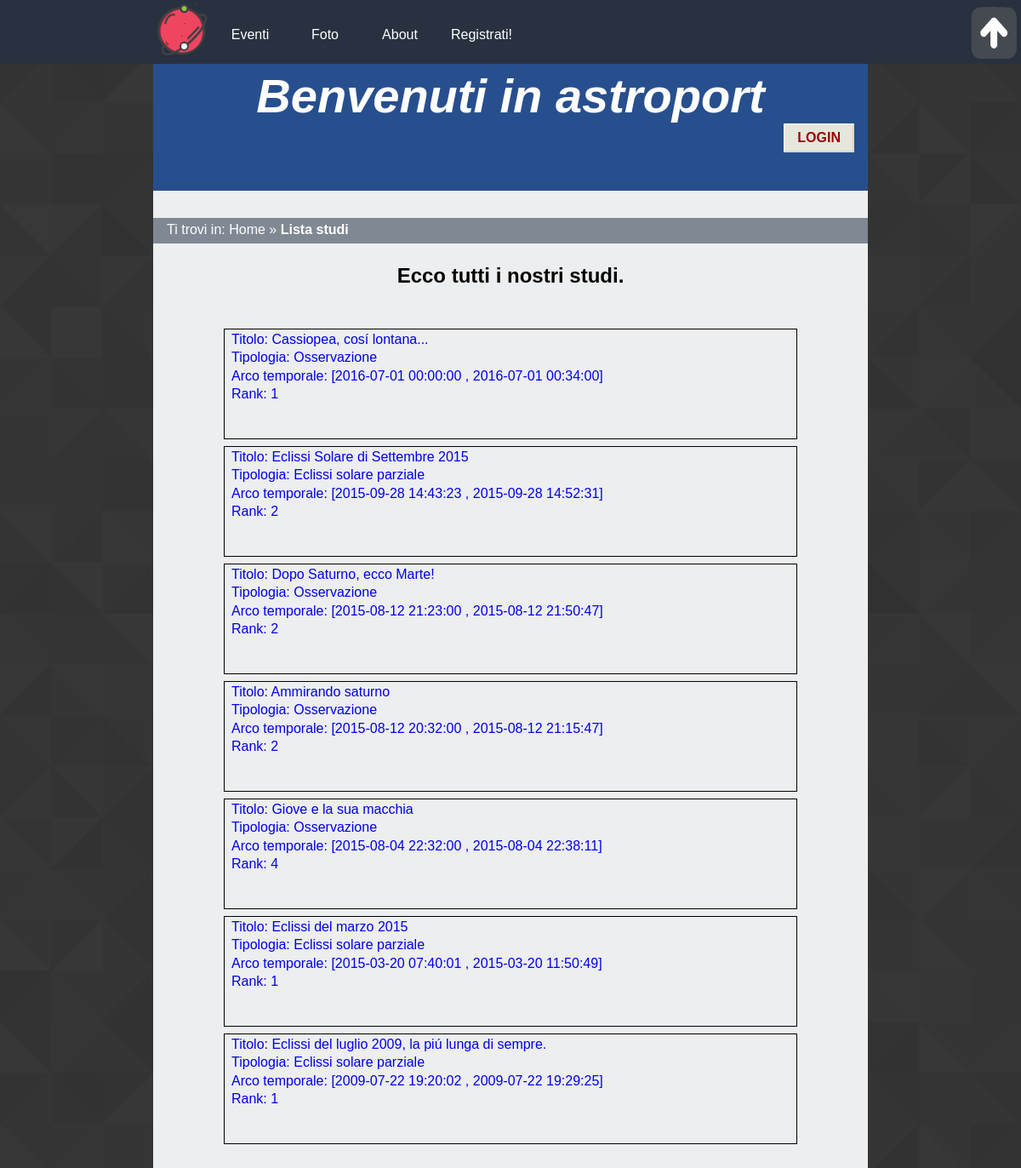
Screenshot of /listastudi.php with the database file from the repository.
### tables this page shows
CREATE TABLE `studia` (
  `idstudio` int(11) NOT NULL,
  `astrofilo` varchar(40) NOT NULL,
  `titolo` varchar(120) DEFAULT NULL,
  `evento` varchar(40) NOT NULL,
  `appunti` varchar(10000) DEFAULT NULL,
  `inizio` datetime NOT NULL,
  `fine` datetime NOT NULL,
  `datainserimento` datetime NOT NULL
);

### backend/connessione.php (called while the page is built, shortened)
<?php
   $errore_DB=FALSE;
?>

### listastudi.php (the view, shortened to what this page needs)
<?php
  include "backend/connessione.php";
  echo file_get_contents("parti/listastudi0.html");
  if(!isset($_SESSION['usermail'])) echo file_get_contents("parti/headernonloggato.html");
  else echo file_get_contents("parti/headerloggato.html");
    echo '  <div id="breadcrumb">
          <p>Ti trovi in: <span xml:lang="en"><a href="index.php">Home</a></span> &raquo; <strong>Lista studi</strong></p>
      </div>';
    $st_query="SELECT * FROM studia ORDER BY studia.inizio DESC";
   if($errore_DB==FALSE){
    if(!$result=$connessione->query($st_query)){
      echo '<p>Abbiamo riscontrato dei problemi nel visualizzare gli studi.</p>';
     }else{
      if($result->num_rows>0){
        echo '<h2>Ecco tutti i nostri studi.</h2>';
        while($row=$result->fetch_array(MYSQLI_ASSOC)){
          echo '<div class="list_element not_single_studio">';
          echo '<a href="studioutente.php?idst='.$row['idstudio'].'" class="element_content"> <span>Titolo: '.$row['titolo'].'</span><span>Tipologia: '.$row['evento'].'</span><span> Arco temporale: ['.$row['inizio'].' , '.$row['fine'].']</span><span>';
          $rank_query="SELECT SUM(voto) AS rank FROM giudicastudio WHERE studio=".$row['idstudio'];
          $rank_studio=$connessione->query($rank_query);
          $rank_row=mysqli_fetch_array($rank_studio);
          echo "Rank: ".$rank_row['rank'];
          echo '</span></a></div>';
         }
      }else echo '<p>Nessuno studio</p>';
  	}
  }else echo $msg_errore_DB;
    echo file_get_contents("parti/listastudi1.html");
?>

### style/desktop_style.css (style rules this page uses)
* { padding: 0em; margin: 0em; }
html { height:100%; min-height: 100%; }
@media screen and (min-width: 921px) { body { font-family: Verdana, Helvetica, Georgia, sans-serif; max-width: 70%; min-width: 46.875em; margin-left: auto; margin-right: auto; height:100%; min-height: 100%; color: #000000; background-image: url("images/as.png"); } }
@media screen and (min-width: 921px) { a img { border:0; } }
@media screen and (min-width: 921px) { #content { background-color: #edeeef; min-height:100%; padding-bottom: 10em; } }
@media screen and (min-width: 921px) { #logo_home { float: left; width: 4.375em; height: 4.375em; margin-left: 15%; } }
@media screen and (min-width: 921px) { #content_menu { width: 70%; } }
@media screen and (min-width: 921px) { #menu { background-color: #28313f; position: fixed; left: 0; min-width: 46em; width: 100%; height: 4.6875em; z-index: 2; } }
@media screen and (min-width: 921px) { #content_menu { margin-left: 15%; } }
@media screen and (min-width: 921px) { #content_menu a { float: left; color: white; background-color: #28313f; padding: 1em; border: 0px solid black; height: 1.25em; width: 3.5em; text-align: center; text-decoration: none; display: inline-block; font-size: 1em; margin-top:1em; -ms-transition: 0.3s; -webkit-transition:0.3s; -moz-transition: 0.3s; transition: 0.3s; } }
@media screen and (min-width: 921px) { #tornasu { position: absolute; margin-top: 0.5em; right: 0; width: 4em; height: 4em; } }
@media screen and (min-width: 921px) { #header { background-color: #274f8e; clear: both; min-width: 46em; margin-left: auto; margin-right: auto; padding-top: 5em; height: 9em; } }
@media screen and (min-width: 921px) { #header h1 { font-size: 3.5em; } }
#header h1 { color: white; font-style: italic; text-align: center; }
#content h2 { text-align: center; margin-top: 1em; margin-bottom: 2em; }
#breadcrumb { background-color: #808893; width: 100%; margin-top: 2em; height: 1.875em; }
#content #breadcrumb p { width: 100%; color:white; margin-left: 0; margin-right: 0; padding-left: 1em; padding-top: 0.3em; }
#breadcrumb a { text-decoration: none; color: white; }
#button_reg, #log_b, #button_login button, #comment { background: #e6e6dc; font-size: 1em; color: #900; padding: 6px 14px; border-width: 2px; border-style: solid; border-color: #fff #d8d8d0 #d8d8d0 #fff; text-decoration: none; text-transform: uppercase; font-weight: bold; }
#button_login button { float: right; margin-right: 1em; margin-bottom: 2em; }
#content p { padding-top: 1.5em; width:70%; margin-left: auto; margin-right: auto; }
#content .list_element { margin-top: 0.5em; width: 80%; height: 8em; border: 1px solid black; margin-left: auto; margin-right: auto; }
#content .list_element span { margin-top: 0.2em; padding-left: 0.5em; }
.list_element a { display:block; text-decoration:none; }
.element_content { height:7.5em; max-width:100%; }
#content .element_content span { display:block; }

### rows the page displays
studia: titolo "Cassiopea, cosí lontana...", evento "Osservazione", inizio "2016-07-01 00:00:00", fine "2016-07-01 00:34:00", rank "1"
studia: titolo "Eclissi Solare di Settembre 2015", evento "Eclissi solare parziale", inizio "2015-09-28 14:43:23", fine "2015-09-28 14:52:31", rank "2"
studia: titolo "Dopo Saturno, ecco Marte!", evento "Osservazione", inizio "2015-08-12 21:23:00", fine "2015-08-12 21:50:47", rank "2"
studia: titolo "Ammirando saturno", evento "Osservazione", inizio "2015-08-12 20:32:00", fine "2015-08-12 21:15:47", rank "2"
studia: titolo "Giove e la sua macchia", evento "Osservazione", inizio "2015-08-04 22:32:00", fine "2015-08-04 22:38:11", rank "4"
studia: titolo "Eclissi del marzo 2015", evento "Eclissi solare parziale", inizio "2015-03-20 07:40:01", fine "2015-03-20 11:50:49", rank "1"
studia: titolo "Eclissi del luglio 2009, la piú lunga di sempre.", evento "Eclissi solare parziale", inizio "2009-07-22 19:20:02", fine "2009-07-22 19:29:25", rank "1"

### other values shown
file_get_contents("parti/listastudi0.html") "Eventi Foto About Registrati! Benvenuti in astroport"
file_get_contents("parti/headernonloggato.html") "LOGIN"
